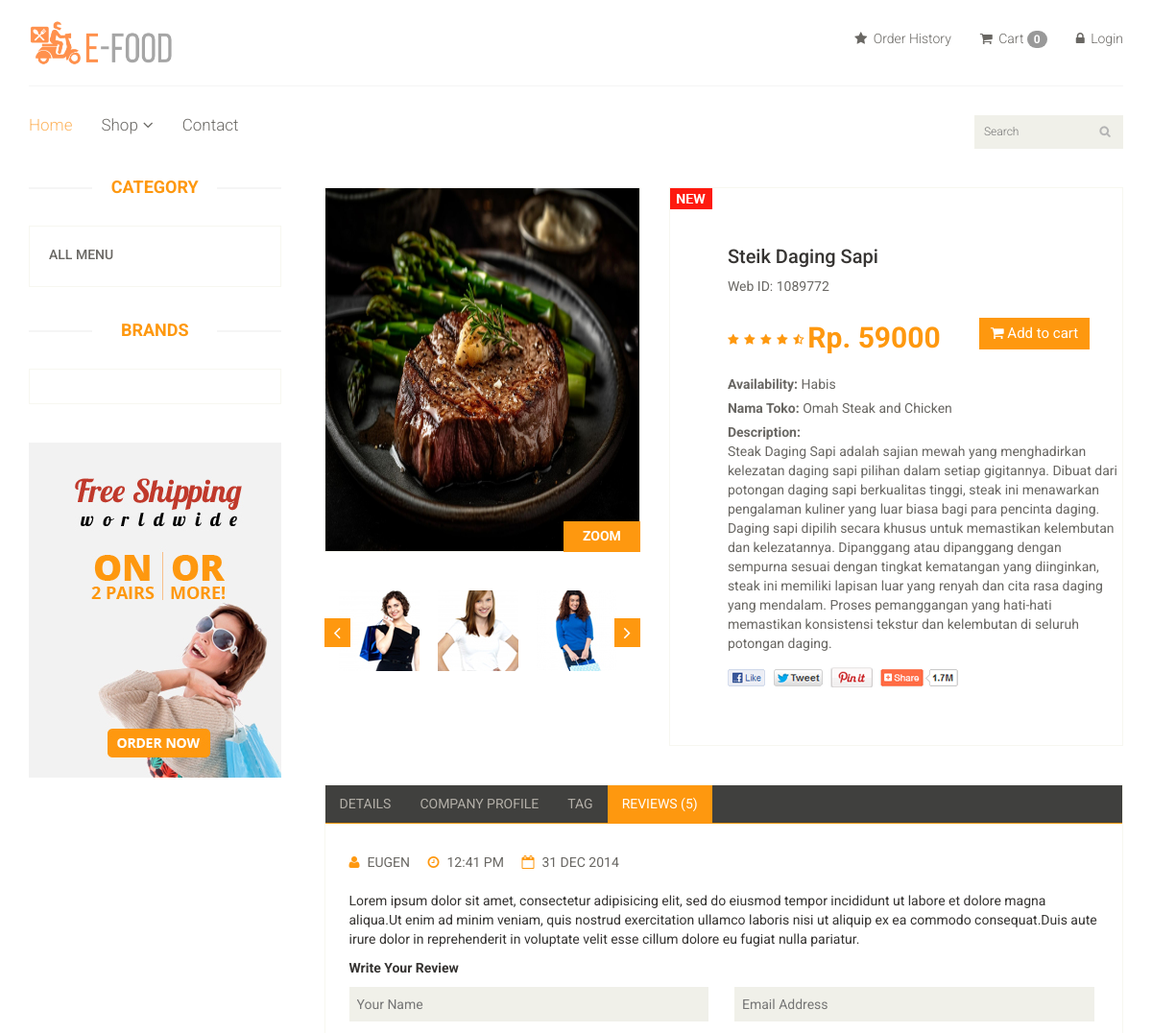
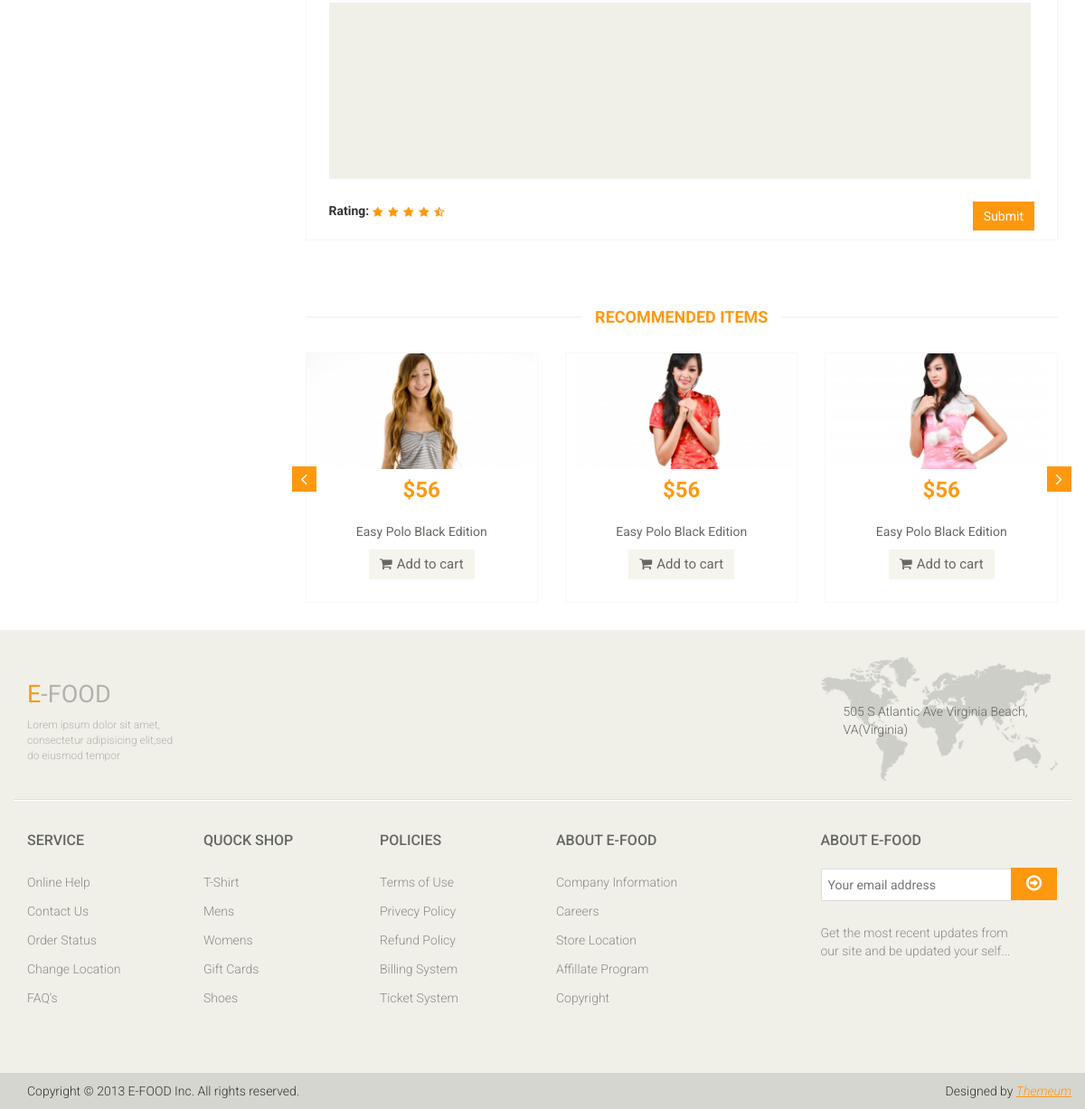
Page /product/1 on the committed database (2 pictures, top to bottom).
### app/models.py (models this page shows, shortened)
class Product(models.Model):
    Availability = (('Tersedia','Tersedia'),('Habis','Habis'))
    category = models.ForeignKey(Category, on_delete=models.CASCADE, null=False, default='')
    brand = models.ForeignKey(Brand, on_delete=models.CASCADE, null=True)
    image = models.ImageField(upload_to='ecommerce/ping')
    name = models.CharField(max_length=100)
    description = models.TextField(null=True)
    price = models.IntegerField()
    Availability = models.CharField(choices=Availability, null=True, max_length=100)
    date = models.DateField(auto_now_add=True)

class Brand(models.Model):
    name = models.CharField(max_length=200)
    def __str__(self):
        return self.name

### app/views.py (the view)
# urls.py: path('product/<str:id>',views.Product_Detail,name='product_detail'),
def Product_Detail(request, id):
    product = Product.objects.filter(id = id).first()
    context = {
        'product': product,
    }
    return render(request, 'product_detail.html',context)

### templates/product_detail.html (shortened to what this page needs)
{% extends 'master.html' %}
{% block body %}
<section>
    <div class="container">
        <div class="row">
            <div class="col-sm-3">
                <div class="left-sidebar">
                    <h2>Category</h2>
                    <div class="panel-group category-products" id="accordian">
                        <div class="panel panel-default">
                            <div class="panel-heading">
                                <h4 class="panel-title"><a href="/">All Menu</a></h4>
                            </div>
                        </div>
                    </div>
                    <div class="brands_products">
                        <h2>Brands</h2>
                        <div class="brands-name">
                        </div>
                    </div>
                    <div class="shipping text-center">
                        <img src="images/home/shipping.jpg" alt="" />
                    </div>
                </div>
            </div>
            <div class="col-sm-9 padding-right">
                <div class="product-details">
                    <div class="col-sm-5">
                        <div class="view-product">
                            <img src="/{{product.image}}" alt="" />
                            <h3>ZOOM</h3>
                        </div>
                        <div id="similar-product" class="carousel slide" data-ride="carousel">
                                <div class="carousel-inner">
                                    <div class="item active">
                                      <a href=""><img src="images/product-details/similar1.jpg" alt=""></a>
                                      <a href=""><img src="images/product-details/similar2.jpg" alt=""></a>
                                      <a href=""><img src="images/product-details/similar3.jpg" alt=""></a>
                                    </div>
                                </div>
                              <a class="left item-control" href="#similar-product" data-slide="prev">
                                <i class="fa fa-angle-left"></i>
                              </a>
                              <a class="right item-control" href="#similar-product" data-slide="next">
                                <i class="fa fa-angle-right"></i>
                              </a>
                        </div>
                    </div>
                    <div class="col-sm-7">
                        <div class="product-information">
                            <img src="images/product-details/new.jpg" class="newarrival" alt="" />
                            <h2>{{product.name}}</h2>
                            <p>Web ID: 1089772</p>
                            <img src="images/product-details/rating.png" alt="" />
                            <span>
                                <span>Rp. {{product.price}}</span>
                                <a href="{% url 'cart_add' product.id %}" type="button" class="btn btn-fefault cart">
                                    <i class="fa fa-shopping-cart"></i>
                                    Add to cart
                                </a>
                            </span>
                            <p><b>Availability:</b> {{product.Availability}}</p>
                            <p><b>Nama Toko:</b> {{product.brand}}</p>
                            <p><b>Description:</b><br> {{product.description}}</p>
                            <a href=""><img src="images/product-details/share.png" class="share img-responsive"  alt="" /></a>
                        </div>
                    </div>
                </div>
                <div class="category-tab shop-details-tab">
                    <div class="col-sm-12">
                        <ul class="nav nav-tabs">
                            <li><a href="#details" data-toggle="tab">Details</a></li>
                            <li><a href="#companyprofile" data-toggle="tab">Company Profile</a></li>
                            <li><a href="#tag" data-toggle="tab">Tag</a></li>
                            <li class="active"><a href="#reviews" data-toggle="tab">Reviews (5)</a></li>
                        </ul>
                    </div>
                    <div class="tab-content">
                        <div class="tab-pane fade active in" id="reviews" >
                            <div class="col-sm-12">
                                <ul>
                                    <li><a href=""><i class="fa fa-user"></i>EUGEN</a></li>
                                    <li><a href=""><i class="fa fa-clock-o"></i>12:41 PM</a></li>
                                    <li><a href=""><i class="fa fa-calendar-o"></i>31 DEC 2014</a></li>
                                </ul>
                                <p>Lorem ipsum dolor sit amet, consectetur adipisicing elit, sed do eiusmod tempor incididunt ut labore et dolore magna aliqua.Ut enim ad minim veniam, quis nostrud exercitation ullamco laboris nisi ut aliquip ex ea commodo consequat.Duis aute irure dolor in reprehenderit in voluptate velit esse cillum dolore eu fugiat nulla pariatur.</p>
                                <p><b>Write Your Review</b></p>
                                <form action="#">
                                    <span>
                                        <input type="text" placeholder="Your Name"/>
                                        <input type="email" placeholder="Email Address"/>
                                    </span>
                                    <textarea name="" ></textarea>
                                    <b>Rating: </b> <img src="images/product-details/rating.png" alt="" />
                                    <button type="button" class="btn btn-default pull-right">
                                        Submit
                                    </button>
                                </form>
                            </div>
                        </div>
                    </div>
                </div>
                <div class="recommended_items">
                    <h2 class="title text-center">recommended items</h2>
                    <div id="recommended-item-carousel" class="carousel slide" data-ride="carousel">
                        <div class="carousel-inner">
                            <div class="item active">
                                <div class="col-sm-4">
                                    <div class="product-image-wrapper">
                                        <div class="single-products">
                                            <div class="productinfo text-center">
                                                <img src="images/home/recommend1.jpg" alt="" />
                                                <h2>$56</h2>
                                                <p>Easy Polo Black Edition</p>
                                                <button type="button" class="btn btn-default add-to-cart"><i class="fa fa-shopping-cart"></i>Add to cart</button>
                                            </div>
                                        </div>
                                    </div>
                                </div>
                                <div class="col-sm-4">
                                    <div class="product-image-wrapper">
                                        <div class="single-products">
                                            <div class="productinfo text-center">
                                                <img src="images/home/recommend2.jpg" alt="" />
                                                <h2>$56</h2>
                                                <p>Easy Polo Black Edition</p>
                                                <button type="button" class="btn btn-default add-to-cart"><i class="fa fa-shopping-cart"></i>Add to cart</button>
                                            </div>
                                        </div>
                                    </div>
                                </div>
                                <div class="col-sm-4">
                                    <div class="product-image-wrapper">
                                        <div class="single-products">
                                            <div class="productinfo text-center">
                                                <img src="images/home/recommend3.jpg" alt="" />
                                                <h2>$56</h2>
                                                <p>Easy Polo Black Edition</p>
                                                <button type="button" class="btn btn-default add-to-cart"><i class="fa fa-shopping-cart"></i>Add to cart</button>
                                            </div>
                                        </div>
                                    </div>
                                </div>
                            </div>
                        </div>
                         <a class="left recommended-item-control" href="#recommended-item-carousel" data-slide="prev">
                            <i class="fa fa-angle-left"></i>
                          </a>
                          <a class="right recommended-item-control" href="#recommended-item-carousel" data-slide="next">
                            <i class="fa fa-angle-right"></i>
                          </a>
                    </div>
                </div>
            </div>
        </div>
    </div>
</section>
{% endblock %}

### rows in the picture
Product: image (picture), name "Steik Daging Sapi", price "59000", Availability "Habis", brand "Omah Steak and Chicken", description "Steak Daging Sapi adalah sajian mewah yang menghadirkan kelezatan daging sapi pilihan dalam setiap gigitannya. Dibuat dari potongan daging sapi berkualitas tinggi, steak ini menawarkan pengalaman kuliner yang luar biasa bagi para pencinta daging. Daging sapi dipilih secara khusus untuk memastikan kelembutan dan kelezatannya. Dipanggang atau dipanggang dengan sempurna sesuai dengan tingkat kematangan yang diinginkan, steak ini memiliki lapisan luar yang renyah dan cita rasa daging yang mendalam. Proses pemanggangan yang hati-hati memastikan konsistensi tekstur dan kelembutan di seluruh potongan daging."

### other values in the picture
{{ request.session.cart|length }} "0"
